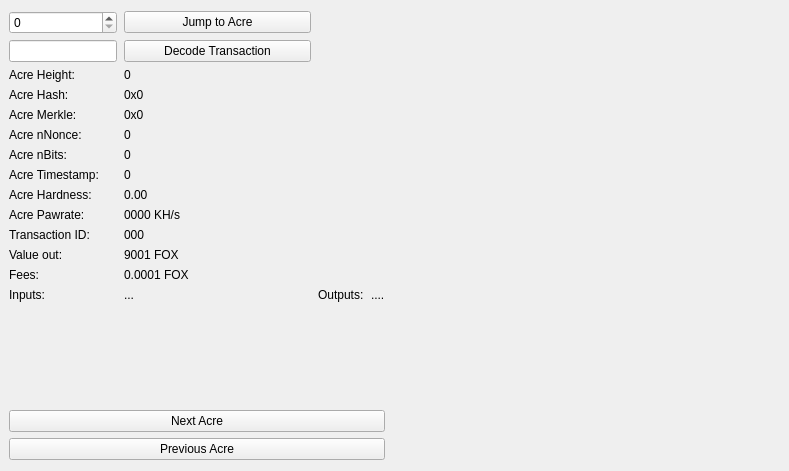
<?xml version="1.0" encoding="UTF-8"?>
<ui version="4.0">
 <class>AcreBrowser</class>
 <widget class="QWidget" name="AcreBrowser">
  <property name="windowModality">
   <enum>Qt::NonModal</enum>
  </property>
  <property name="enabled">
   <bool>true</bool>
  </property>
  <property name="geometry">
   <rect>
    <x>0</x>
    <y>0</y>
    <width>789</width>
    <height>471</height>
   </rect>
  </property>
  <property name="sizePolicy">
   <sizepolicy hsizetype="Preferred" vsizetype="Preferred">
    <horstretch>0</horstretch>
    <verstretch>0</verstretch>
   </sizepolicy>
  </property>
  <property name="minimumSize">
   <size>
    <width>0</width>
    <height>0</height>
   </size>
  </property>
  <property name="acceptDrops">
   <bool>false</bool>
  </property>
  <property name="windowTitle">
   <string>Form</string>
  </property>
  <layout class="QGridLayout">
   <property name="sizeConstraint">
    <enum>QLayout::SetMaximumSize</enum>
   </property>
   <property name="leftMargin">
    <number>9</number>
   </property>
   <item row="3" column="0">
    <widget class="QPushButton" name="previousButton">
     <property name="text">
      <string>Previous Acre</string>
     </property>
    </widget>
   </item>
   <item row="2" column="0">
    <widget class="QPushButton" name="nextButton">
     <property name="text">
      <string>Next Acre</string>
     </property>
    </widget>
   </item>
   <item row="1" column="0">
    <spacer name="verticalSpacer">
     <property name="orientation">
      <enum>Qt::Vertical</enum>
     </property>
     <property name="sizeHint" stdset="0">
      <size>
       <width>20</width>
       <height>40</height>
      </size>
     </property>
    </spacer>
   </item>
   <item row="0" column="0">
    <layout class="QGridLayout" name="gridLayout_2" rowstretch="0,0,0,0,0,0,0,0,0,0,0,0,0,0" columnstretch="0,0,0,0">
     <property name="sizeConstraint">
      <enum>QLayout::SetDefaultConstraint</enum>
     </property>
     <property name="horizontalSpacing">
      <number>7</number>
     </property>
     <item row="4" column="1">
      <widget class="QLabel" name="merkleBox">
       <property name="minimumSize">
        <size>
         <width>187</width>
         <height>0</height>
        </size>
       </property>
       <property name="text">
        <string>0x0</string>
       </property>
      </widget>
     </item>
     <item row="3" column="1">
      <widget class="QLabel" name="hashBox">
       <property name="enabled">
        <bool>true</bool>
       </property>
       <property name="sizePolicy">
        <sizepolicy hsizetype="Preferred" vsizetype="Preferred">
         <horstretch>0</horstretch>
         <verstretch>0</verstretch>
        </sizepolicy>
       </property>
       <property name="minimumSize">
        <size>
         <width>0</width>
         <height>0</height>
        </size>
       </property>
       <property name="text">
        <string>0x0</string>
       </property>
      </widget>
     </item>
     <item row="5" column="0">
      <widget class="QLabel" name="nonceLabel">
       <property name="text">
        <string>Acre nNonce:</string>
       </property>
      </widget>
     </item>
     <item row="6" column="1">
      <widget class="QLabel" name="bitsBox">
       <property name="text">
        <string>0</string>
       </property>
      </widget>
     </item>
     <item row="7" column="0">
      <widget class="QLabel" name="timeLabel">
       <property name="text">
        <string>Acre Timestamp:</string>
       </property>
      </widget>
     </item>
     <item row="5" column="1">
      <widget class="QLabel" name="nonceBox">
       <property name="text">
        <string>0</string>
       </property>
      </widget>
     </item>
     <item row="0" column="0">
      <widget class="QSpinBox" name="heightBox">
       <property name="sizePolicy">
        <sizepolicy hsizetype="Preferred" vsizetype="Fixed">
         <horstretch>0</horstretch>
         <verstretch>0</verstretch>
        </sizepolicy>
       </property>
       <property name="maximum">
        <number>999999999</number>
       </property>
      </widget>
     </item>
     <item row="9" column="1">
      <widget class="QLabel" name="pawBox">
       <property name="text">
        <string>0000 KH/s</string>
       </property>
      </widget>
     </item>
     <item row="13" column="0">
      <widget class="QLabel" name="inputLabel">
       <property name="text">
        <string>Inputs:</string>
       </property>
       <property name="alignment">
        <set>Qt::AlignLeading|Qt::AlignLeft|Qt::AlignTop</set>
       </property>
      </widget>
     </item>
     <item row="11" column="0">
      <widget class="QLabel" name="valueLabel">
       <property name="text">
        <string>Value out:</string>
       </property>
      </widget>
     </item>
     <item row="10" column="1">
      <widget class="QLabel" name="txID">
       <property name="text">
        <string>000</string>
       </property>
      </widget>
     </item>
     <item row="13" column="1">
      <widget class="QLabel" name="inputBox">
       <property name="text">
        <string>...</string>
       </property>
       <property name="alignment">
        <set>Qt::AlignLeading|Qt::AlignLeft|Qt::AlignTop</set>
       </property>
      </widget>
     </item>
     <item row="11" column="1">
      <widget class="QLabel" name="valueBox">
       <property name="text">
        <string>9001 FOX</string>
       </property>
      </widget>
     </item>
     <item row="13" column="2">
      <widget class="QLabel" name="outputLabel">
       <property name="text">
        <string>Outputs:</string>
       </property>
       <property name="alignment">
        <set>Qt::AlignLeading|Qt::AlignLeft|Qt::AlignTop</set>
       </property>
      </widget>
     </item>
     <item row="13" column="3">
      <widget class="QLabel" name="outputBox">
       <property name="text">
        <string>....</string>
       </property>
       <property name="alignment">
        <set>Qt::AlignLeading|Qt::AlignLeft|Qt::AlignTop</set>
       </property>
      </widget>
     </item>
     <item row="10" column="0">
      <widget class="QLabel" name="txLabel">
       <property name="text">
        <string>Transaction ID:</string>
       </property>
      </widget>
     </item>
     <item row="8" column="1">
      <widget class="QLabel" name="hardBox">
       <property name="text">
        <string>0.00</string>
       </property>
      </widget>
     </item>
     <item row="8" column="0">
      <widget class="QLabel" name="hardLabel">
       <property name="text">
        <string>Acre Hardness:</string>
       </property>
      </widget>
     </item>
     <item row="2" column="0">
      <widget class="QLabel" name="heightLabel_2">
       <property name="text">
        <string>Acre Height:</string>
       </property>
      </widget>
     </item>
     <item row="1" column="0">
      <widget class="QLineEdit" name="txBox">
       <property name="sizePolicy">
        <sizepolicy hsizetype="Preferred" vsizetype="Fixed">
         <horstretch>0</horstretch>
         <verstretch>0</verstretch>
        </sizepolicy>
       </property>
      </widget>
     </item>
     <item row="0" column="1">
      <widget class="QPushButton" name="acreButton">
       <property name="text">
        <string>Jump to Acre</string>
       </property>
      </widget>
     </item>
     <item row="3" column="0">
      <widget class="QLabel" name="hashLabel">
       <property name="text">
        <string>Acre Hash:</string>
       </property>
      </widget>
     </item>
     <item row="4" column="0">
      <widget class="QLabel" name="merkleLabel">
       <property name="text">
        <string>Acre Merkle:</string>
       </property>
      </widget>
     </item>
     <item row="2" column="1">
      <widget class="QLabel" name="heightLabel">
       <property name="text">
        <string>0</string>
       </property>
      </widget>
     </item>
     <item row="6" column="0">
      <widget class="QLabel" name="bitsLabel">
       <property name="text">
        <string>Acre nBits:</string>
       </property>
      </widget>
     </item>
     <item row="7" column="1">
      <widget class="QLabel" name="timeBox">
       <property name="text">
        <string>0</string>
       </property>
      </widget>
     </item>
     <item row="1" column="1">
      <widget class="QPushButton" name="txButton">
       <property name="text">
        <string>Decode Transaction</string>
       </property>
      </widget>
     </item>
     <item row="9" column="0">
      <widget class="QLabel" name="pawLabel">
       <property name="text">
        <string>Acre Pawrate:</string>
       </property>
      </widget>
     </item>
     <item row="12" column="0">
      <widget class="QLabel" name="feesLabel">
       <property name="text">
        <string>Fees:</string>
       </property>
      </widget>
     </item>
     <item row="12" column="1">
      <widget class="QLabel" name="feesBox">
       <property name="text">
        <string>0.0001 FOX</string>
       </property>
      </widget>
     </item>
    </layout>
   </item>
   <item row="1" column="1">
    <spacer name="horizontalSpacer_2">
     <property name="orientation">
      <enum>Qt::Horizontal</enum>
     </property>
     <property name="sizeHint" stdset="0">
      <size>
       <width>40</width>
       <height>20</height>
      </size>
     </property>
    </spacer>
   </item>
  </layout>
 </widget>
 <resources/>
 <connections/>
</ui>
